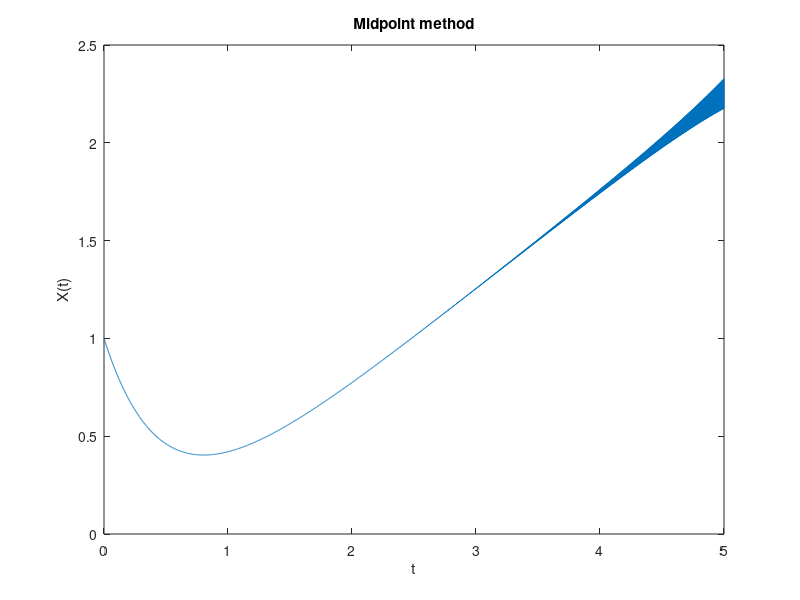

MATLAB code to generate this figure:
clear; clc; close all;

% Solving the ax' = bx + ct by midpoint method

% Coefficients of equation ax' = bx + ct
a = 1; b = -2; c = 1;

% initial and final times
t_init = 0; t_max = 5;

% the number of time steps
T = 3000; dt = (t_max - t_init)/T;

% initial conditions
x(2) = 1; x(1) = 1 - dt*((b*x(2) + c*(2)*dt)/a);
t(2) = t_init;

% time loop
for j = 2 : T+1
    x(j+1) = x(j-1) + 2*dt*((b*x(j) + c*(j)*dt)/a);
    t(j+1) = t_init + (j-1)*dt;
end    

plot(t, x);
title("Midpoint method");
xlabel('t'); ylabel('X(t)')